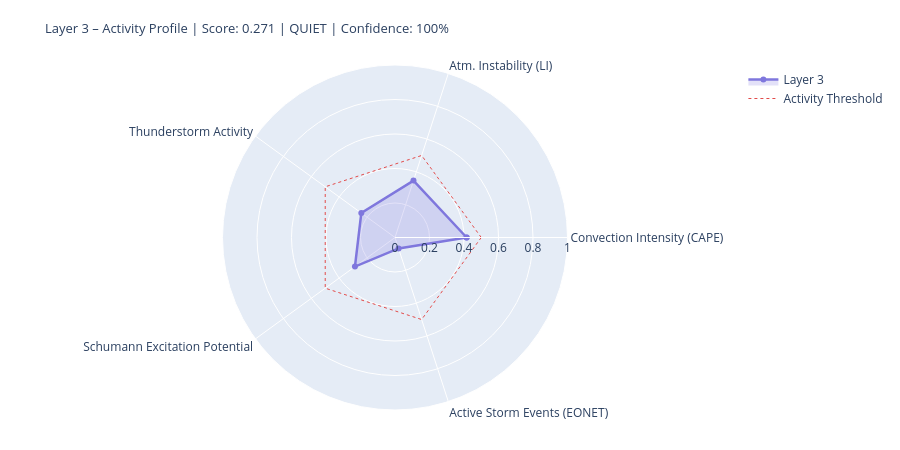

The code cell stored with this chart in its notebook:
### Markdown cell above
---
## 4. State Assessment & Handoff to Layer 4/5

### Code cell
# ============================================================
# LAYER-3-SCORE
# Five dynamic components
# ============================================================

def norm(v, lo, hi):
    if v is None or (isinstance(v, float) and math.isnan(v)): return None
    return round(max(0.0, min(1.0, (v - lo) / (hi - lo))), 4)

# --- 1) Convection intensity (global CAPE mean) ---
cape_mean = df_atm['cape'].dropna().mean() if not df_atm.empty else None
conv_score = norm(cape_mean, 0, 3000)
conv_src   = 'primary' if cape_mean is not None else 'missing'

# --- 2) Atmospheric instability (LI mean) ---
li_mean   = df_atm['li'].dropna().mean() if not df_atm.empty else None
# Negative LI = unstable → higher score
instab_score = norm(-li_mean if li_mean is not None else None, -6, 6)
instab_src   = 'primary' if li_mean is not None else 'missing'

# --- 3) Thunderstorm activity (mean thunder score + WMO count) ---
thunder_mean = df_atm['thunder_score'].mean() if not df_atm.empty else None
n_thunder    = int(df_atm['thunderstorm'].sum()) if not df_atm.empty else 0
thunder_score_val = norm(
    (thunder_mean or 0) * 0.7 + n_thunder * 0.1, 0, 1.0
) if thunder_mean is not None else None
thunder_src = 'primary'

# --- 4) Schumann excitation potential (weighted Schumann contribution) ---
schumann_pot = df_atm['schumann_contribution'].mean() if not df_atm.empty else None
# Boosted by Layer-2 thunderstorm trigger
if schumann_pot is not None and l2_thunder:
    schumann_pot = min(1.0, schumann_pot * 1.2)
schumann_score = norm(schumann_pot, 0, 1.0) if schumann_pot is not None else None
schumann_src   = 'derived'

# --- 5) Storm activity (NASA EONET) ---
# Distinction: None = data not loaded, 0.0 = loaded but no events
storm_score = None
storm_src   = 'missing'
if raw.get('storms') is not None:          # API reached successfully
    storm_score = norm(len(storm_events), 0, 30) if storm_events else 0.0
    storm_src   = 'primary'

# X-Ray and Kp: context only, not in dynamic score
# (X-Ray = Layer-0/4 driver; Kp = geomagnetic index, not a lightning proxy)
xray_context = None
if raw.get('xray'):
    df_xc = pd.DataFrame(raw['xray'])
    fc = next((c for c in df_xc.columns
               if any(k in c.lower() for k in ['flux','long']) and 'time' not in c.lower()),
              df_xc.columns[1])
    df_xc[fc] = pd.to_numeric(df_xc[fc], errors='coerce')
    xray_last = df_xc[fc].dropna().iloc[-1] if not df_xc[fc].dropna().empty else None
    if xray_last:
        xray_class = ('X' if xray_last>=1e-4 else 'M' if xray_last>=1e-5
                      else 'C' if xray_last>=1e-6 else 'B')
        xray_context = {'flux': float(xray_last), 'class': xray_class}
        print(f'X-Ray context: {xray_class}-class ({xray_last:.2e} W/m²)')

# --- Aggregate ---
COMPONENTS = {
    'Convection Intensity (CAPE)':  {'score': conv_score,       'source': conv_src,    'dynamic': True},
    'Atm. Instability (LI)':         {'score': instab_score,     'source': instab_src,  'dynamic': True},
    'Thunderstorm Activity':              {'score': thunder_score_val, 'source': thunder_src, 'dynamic': True},
    'Schumann Excitation Potential':   {'score': schumann_score,   'source': schumann_src,'dynamic': True},
    'Active Storm Events (EONET)': {'score': storm_score,      'source': storm_src,   'dynamic': True},
}

available   = {k: v['score'] for k, v in COMPONENTS.items() if v['score'] is not None}
unavailable = [k for k, v in COMPONENTS.items() if v['score'] is None]
layer3_score = round(sum(available.values()) / len(available), 4) if available else None
confidence   = round(len(available) / len(COMPONENTS), 2)
level = ('unknown' if layer3_score is None
         else 'quiet'   if layer3_score < 0.3
         else 'moderate' if layer3_score < 0.6
         else 'active')
dominant_l3 = max(available, key=available.get) if available else 'none'

# --- Ausgabe ---
W = 68
print('=' * W)
print('LAYER 3 – ATMOSPHERE / WEATHER / THUNDERSTORMS – STATE ASSESSMENT')
print('=' * W)
for name, comp in COMPONENTS.items():
    s = comp['score']
    if s is not None:
        bar = '█' * int(s * 20) + '░' * (20 - int(s * 20))
        print(f'  {name:<36} {bar}  {s:.3f}  [{comp["source"]}]')
    else:
        print(f'  {name:<36} {"─" * 20}  n/a   [missing]')
print('-' * W)
print(f'  Score:        {layer3_score:.3f}  ({len(available)}/{len(COMPONENTS)} components)')
print(f'  Confidence:   {confidence:.0%}')
print(f'  Level:        {level.upper()}')
print(f'  Dominant:     {dominant_l3}')
print(f'  CAPE mean:    {cape_mean:.0f} J/kg' if cape_mean else '  CAPE mean:    n/a')
print(f'  LI mean:      {li_mean:.1f} K' if li_mean is not None else '  LI mean:      n/a')
print(f'  Thunderstorms:{n_thunder} points (WMO)  +  {len(storm_events)} NASA EONET')
print('=' * W)

# Radar
cats   = list(available.keys())
vals_r = list(available.values())
if len(cats) >= 3:
    fig = go.Figure()
    fig.add_trace(go.Scatterpolar(
        r=vals_r + [vals_r[0]], theta=cats + [cats[0]],
        fill='toself', fillcolor='rgba(127,119,221,0.22)',
        line=dict(color='#7F77DD', width=2.5), name='Layer 3'
    ))
    fig.add_trace(go.Scatterpolar(
        r=[0.5] * (len(cats)+1), theta=cats + [cats[0]],
        line=dict(color='#E24B4A', dash='dot', width=1),
        mode='lines', name='Activity Threshold'
    ))
    fig.update_layout(
        title=dict(
            text=f'Layer 3 – Activity Profile | Score: {layer3_score:.3f} | {level.upper()} | Confidence: {confidence:.0%}',
            font=dict(size=13)
        ),
        polar=dict(radialaxis=dict(visible=True, range=[0, 1])),
        height=450, showlegend=True,
        margin=dict(l=60, r=60, t=65, b=40)
    )
    fig.show()

### Figure 1 — Plotly figure (JSON) as saved in the notebook; plotly's stock layout.template omitted (floating-point values rounded to 4 significant figures)
{"data": [{"fill": "toself", "fillcolor": "rgba(127,119,221,0.22)", "line": {"color": "#7F77DD", "width": 2.5}, "name": "Layer 3", "r": [0.4153, 0.3467, 0.2414, 0.287, 0.0667, 0.4153], "theta": ["Convection Intensity (CAPE)", "Atm. Instability (LI)", "Thunderstorm Activity", "Schumann Excitation Potential", "Active Storm Events (EONET)", "Convection Intensity (CAPE)"], "type": "scatterpolar"}, {"line": {"color": "#E24B4A", "dash": "dot", "width": 1}, "mode": "lines", "name": "Activity Threshold", "r": [0.5, 0.5, 0.5, 0.5, 0.5, 0.5], "theta": ["Convection Intensity (CAPE)", "Atm. Instability (LI)", "Thunderstorm Activity", "Schumann Excitation Potential", "Active Storm Events (EONET)", "Convection Intensity (CAPE)"], "type": "scatterpolar"}], "layout": {"height": 450, "margin": {"b": 40, "l": 60, "r": 60, "t": 65}, "polar": {"radialaxis": {"range": [0, 1], "visible": true}}, "showlegend": true, "title": {"font": {"size": 13}, "text": "Layer 3 – Activity Profile | Score: 0.271 | QUIET | Confidence: 100%"}}}
